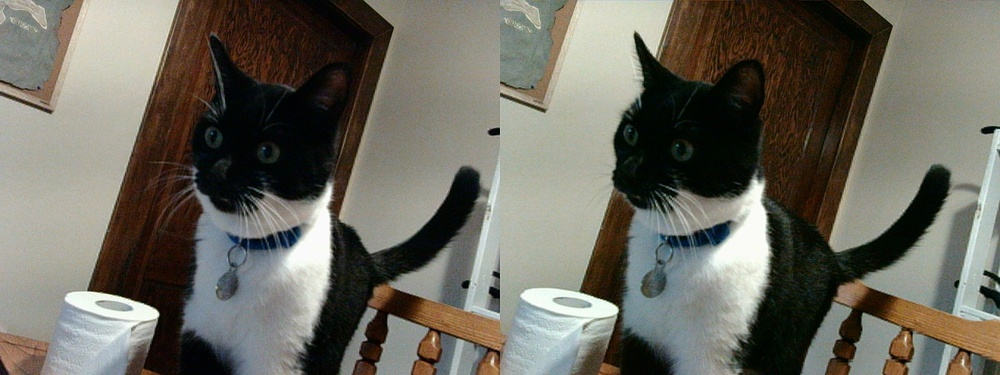
#> input picture images/cattest.jpg, 1000 x 375 px, shrunk from 2560 x 960 before the run
$ python anothertest.py
#> lines starting #> are read from the running program, lines starting #| are printed output that depends on the picture
import numpy as np
import cv2 as cv
from matplotlib import pyplot as plt


def drawlines(img1,img2,lines,pts1,pts2):
    r,c = img1.shape
    img1 = cv.cvtColor(img1,cv.COLOR_GRAY2BGR)
    img2 = cv.cvtColor(img2,cv.COLOR_GRAY2BGR)
    for r,pt1,pt2 in zip(lines,pts1,pts2):
        color = tuple(np.random.randint(0,255,3).tolist())
        x0,y0 = map(int, [0, -r[2]/r[1] ])
        x1,y1 = map(int, [c, -(r[2]+r[0]*c)/r[1] ])
        img1 = cv.line(img1, (x0,y0), (x1,y1), color,1)
        img1 = cv.circle(img1,tuple(pt1),5,color,-1)
        img2 = cv.circle(img2,tuple(pt2),5,color,-1)
    return img1,img2

def Process():

    img = cv.imread("./images/cattest.jpg", 0)
    print(len(img), len(img[0]))
#| 375 1000
    # imgG = cv.imread('images/othertest1.jpg', 0)
    # imgD = cv.imread('images/othertest2.jpg', 0)

    moitier = len(img[0])/2
#> moitier = 500
    imgG = img[:, :int(moitier)]
    imgD = img[:, int(moitier):]

    sift = cv.SIFT_create()
    keypointsG, des1 = sift.detectAndCompute(imgG,None)
#> keypointsG = 543 keypoints; strongest (x, y, size): (143, 315, 18.9), (309, 262, 34.3), (466, 284, 5.3), (291, 237, 13.7)
    keypointsD, des2 = sift.detectAndCompute(imgD,None)
#> keypointsD = 556 keypoints; strongest (x, y, size): (244, 258, 45.3), (257, 189, 12), (251, 209, 27.3), (219, 233, 14.9)
    # FLANN parameters
    FLANN_INDEX_KDTREE = 1
    index_params = dict(algorithm = FLANN_INDEX_KDTREE, trees = 5)
    search_params = dict(checks=100)
    flann = cv.FlannBasedMatcher(index_params,search_params)
    matches = flann.knnMatch(des1,des2,k=2)
#> matches = 543 matches
    pointsG = []
    pointsD = []
    # ratio test as per Lowe's paper
    for i,(m,n) in enumerate(matches):
        if m.distance < 0.8*n.distance:
            pointsD.append(keypointsD[m.trainIdx].pt)
            pointsG.append(keypointsG[m.queryIdx].pt)
#> after the loop, pointsD = 144 pairs, first value 5.91 to 483, second value 5.18 to 369.6; pointsG = 144 pairs, first value 7.03 to 490.5, second value 5.31 to 369.9
    pointsG = np.int32(pointsG)
#> pointsG = 144 pairs, first value 7 to 490, second value 5 to 369
    pointsD = np.int32(pointsD)
#> pointsD = 144 pairs, first value 5 to 483, second value 5 to 369
    F, mask = cv.findFundamentalMat(pointsG,pointsD,cv.RANSAC, 3)
#> F = [[2.97e-06, -0.000207, 0.0275], [0.000393, -0.000142, -1.43], [-0.0727, 1.45, 1]]; mask = 144 values, max 1 at index 0, min 0 at index 7, mean 0.597
    print(F)
#| [[ 2.96949412e-06 -2.07336483e-04  2.75485503e-02]
#|  [ 3.92749518e-04 -1.41902032e-04 -1.43261309e+00]
#|  [-7.27360909e-02  1.44677008e+00  1.00000000e+00]]
    # We select only inlier points
    pointsG = pointsG[mask.ravel()==1]
#> pointsG = 86 pairs, first value 7 to 490, second value 16 to 369
    pointsD = pointsD[mask.ravel()==1]
#> pointsD = 86 pairs, first value 5 to 481, second value 18 to 369

    # Find epilines corresponding to points in right image (second image) and
    # drawing its lines on left image
    lignes = cv.computeCorrespondEpilines(pointsD.reshape(-1,1,2), 2,F)
#> lignes = 86 rows, first 8: [-0.0231, 1, -100.2], [-0.0247, 1, -94.16], [-0.0274, 1, -84.1], [-0.0452, 0.999, -18.06], [-0.0452, 0.999, -18.06], [-0.0272, 1, -85.09], [-0.0247, 1, -94.16], [-0.0455, 0.999, -16.8]
    lignes = lignes.reshape(-1,3)
    img5,img6 = drawlines(imgG,imgD,lignes,pointsG,pointsD)
#> the loop in drawlines, `for r,pt1,pt2 in zip(lines,pts1,pts2):` made 86 passes
#> (r, pt1, pt2, color, y0, y1) on passes 1 to 6: ([-0.0231, 1, -100.2], [7, 99], [10, 101], (172, 47, 117), 100, 111), ([-0.0247, 1, -94.16], [10, 93], [13, 95], (192, 67, 251), 94, 106), ([-0.0274, 1, -84.1], [11, 84], [6, 85], (195, 103, 9), 84, 97), ([-0.0452, 0.999, -18.06], [11, 18], [5, 19], (211, 21, 242), 18, 40), ([-0.0452, 0.999, -18.06], [11, 18], [5, 19], (36, 87, 70), 18, 40), ([-0.0272, 1, -85.09], [14, 86], [10, 86], (216, 88, 140), 85, 98)
#> pass 1, in drawlines, `img1 = cv.line(img1, (x0,y0), (x1,y1), color,1)`:
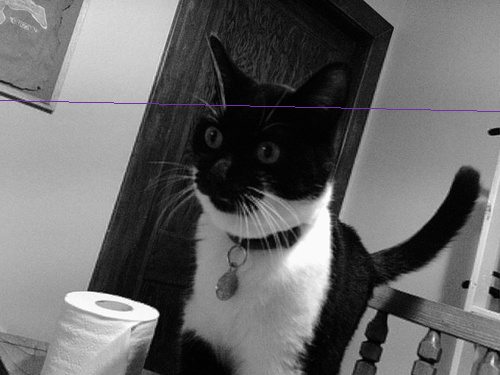
#> img1: shape (375, 500, 3); mean B, G, R 104.2, 103.8, 104
#> after the loop in drawlines, `for r,pt1,pt2 in zip(lines,pts1,pts2):`:
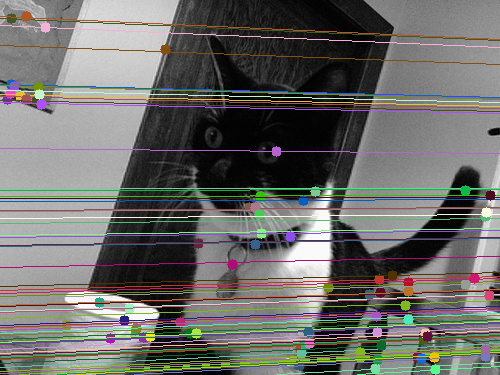
#> img1: shape (375, 500, 3); mean B, G, R 104, 107.4, 107.7
#> after the loop in drawlines, `for r,pt1,pt2 in zip(lines,pts1,pts2):`:
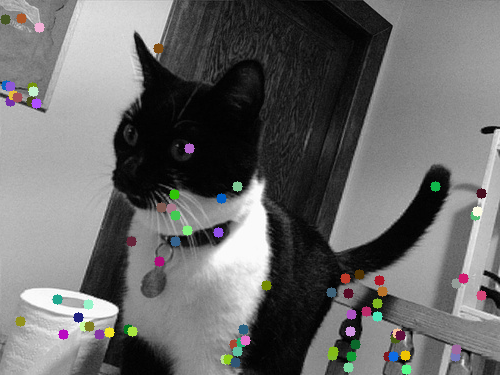
#> img2: shape (375, 500, 3); mean B, G, R 105.6, 106, 106.1


    r,c = imgG.shape
    imgG = cv.cvtColor(imgG,cv.COLOR_GRAY2BGR)
    imgD = cv.cvtColor(imgD,cv.COLOR_GRAY2BGR)
    for r,pt1,pt2 in zip(lignes,pointsG,pointsD):
        color = tuple(np.random.randint(0,255,3).tolist())
        x0,y0 = map(int, [0, -r[2]/r[1] ])
        x1,y1 = map(int, [c, -(r[2]+r[0]*c)/r[1] ])
        imgG = cv.line(imgG, (x0,y0), (x1,y1), color,1)
        imgG = cv.circle(imgG,tuple(pt1),5,color,-1)
        imgD = cv.circle(imgD,tuple(pt2),5,color,-1)
#> this loop made 86 passes
#> (r, pt1, pt2, color, y0, y1) on passes 1, 2, 4, 5, 6, 7: ([-0.0231, 1, -100.2], [7, 99], [10, 101], (184, 152, 79), 100, 111), ([-0.0247, 1, -94.16], [10, 93], [13, 95], (41, 18, 40), 94, 106), ([-0.0452, 0.999, -18.06], [11, 18], [5, 19], (166, 111, 93), 18, 40), ([-0.0452, 0.999, -18.06], [11, 18], [5, 19], (249, 129, 223), 18, 40), ([-0.0272, 1, -85.09], [14, 86], [10, 86], (118, 44, 216), 85, 98), ([-0.0247, 1, -94.16], [20, 96], [13, 95], (125, 24, 67), 94, 106)
#> pass 1, in Process, `imgG = cv.line(imgG, (x0,y0), (x1,y1), color,1)`:
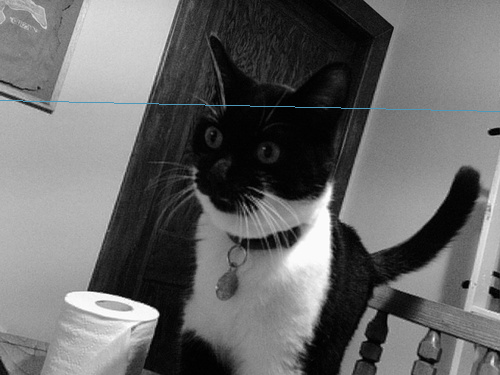
#> imgG: shape (375, 500, 3); mean B, G, R 104.2, 104.1, 103.9
#> after the loop:
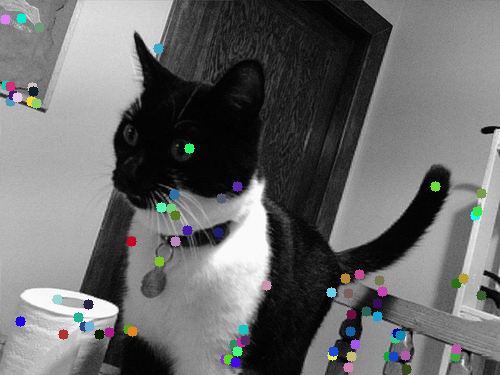
#> imgD: shape (375, 500, 3); mean B, G, R 106.2, 106, 105.4
#> after the loop:
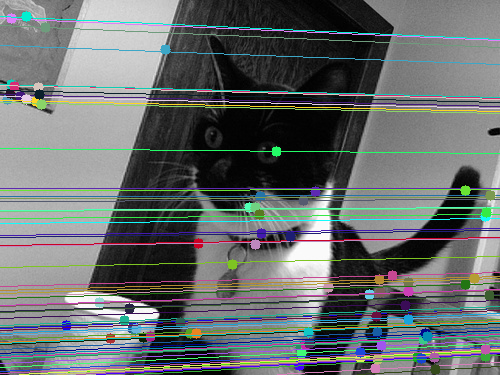
#> imgG: shape (375, 500, 3); mean B, G, R 108.4, 108.5, 103.4


    flann = cv.FlannBasedMatcher(index_params,search_params)
    matches = flann.knnMatch(des1,des2,k=2)


    res = cv.hconcat([img5, img6])
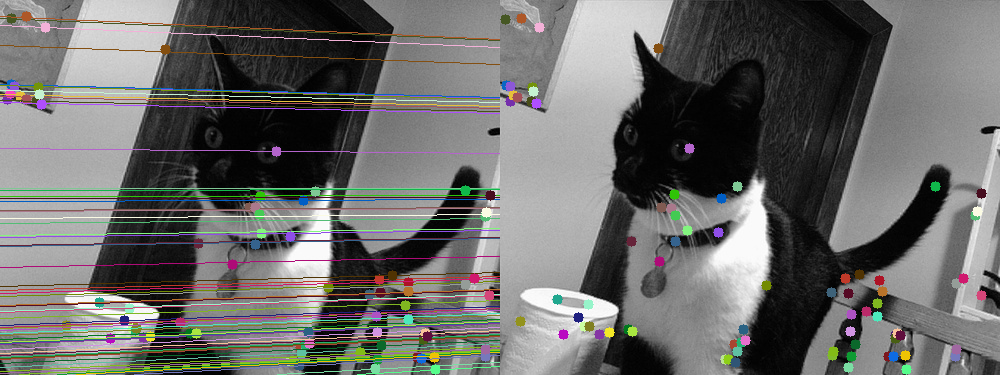
#> res: shape (375, 1000, 3); mean B, G, R 104.8, 106.7, 106.9
    cv.imshow("resultat", res)
    cv.waitKey(0)


if __name__ == "__main__":
    #F = Calibrationnage()
    #print(F)
    F= "f"
    Process()

$ run again, with images/WIN_20210722_20_04_39_Pro.jpg copied over images/cattest.jpg
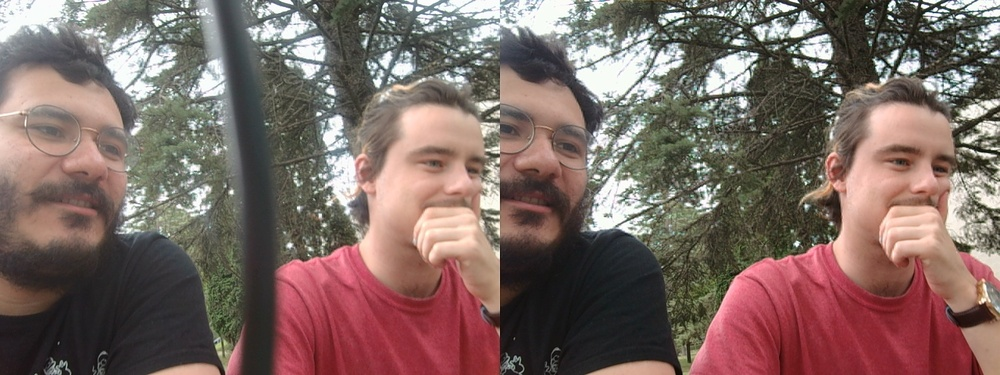
#> input picture images/WIN_20210722_20_04_39_Pro.jpg, 1000 x 375 px, shrunk from 2560 x 960 before the run
#| 375 1000
#> moitier = 500
#> keypointsG = 1603 keypoints; strongest (x, y, size): (382, 19, 3.2), (385, 5, 3), (318, 114, 3.1), (299, 208, 2.8)
#> keypointsD = 2274 keypoints; strongest (x, y, size): (390, 17, 3), (337, 89, 5.1), (424, 6, 3.3), (416, 4, 2.7)
#> matches = 1603 matches
#> after the loop in Process, `for i,(m,n) in enumerate(matches):`: pointsD = 245 pairs, first value 11.34 to 496.6, second value 4.11 to 364.2; pointsG = 245 pairs, first value 25.84 to 488.8, second value 5.14 to 368.8
#> in Process, `pointsG = np.int32(pointsG)`: pointsG = 245 pairs, first value 25 to 488, second value 5 to 368
#> in Process, `pointsD = np.int32(pointsD)`: pointsD = 245 pairs, first value 11 to 496, second value 4 to 364
#> F = [[-1.58e-06, 0.00125, -0.289], [-0.00125, 0.000125, -0.965], [0.287, 0.926, 1]]; mask = 245 values, max 1 at index 3, min 0 at index 0, mean 0.845
#| [[-1.58005292e-06  1.24621472e-03 -2.89173131e-01]
#|  [-1.24775988e-03  1.25484294e-04 -9.64537379e-01]
#|  [ 2.86750687e-01  9.26037390e-01  1.00000000e+00]]
#> in Process, `pointsG = pointsG[mask.ravel()==1]`: pointsG = 207 pairs, first value 57 to 488, second value 5 to 368
#> in Process, `pointsD = pointsD[mask.ravel()==1]`: pointsD = 207 pairs, first value 11 to 496, second value 4 to 364
#> lignes = 207 rows, first 8: [-0.16, 0.987, -348.3], [-0.159, 0.987, -347.6], [-0.166, 0.986, -352], [0.25, 0.968, -36.54], [0.258, 0.966, -29.78], [0.26, 0.966, -28.5], [-0.00277, 1, -233.2], [-0.00277, 1, -233.2]
#> the loop in drawlines, `for r,pt1,pt2 in zip(lines,pts1,pts2):` made 207 passes
#> (r, pt1, pt2, color, y0, y1) on passes 1 to 3: ([-0.16, 0.987, -348.3], [57, 363], [11, 358], (172, 47, 117), 352, 434), ([-0.159, 0.987, -347.6], [62, 363], [16, 358], (192, 67, 251), 352, 432), ([-0.166, 0.986, -352], [62, 368], [15, 363], (195, 103, 9), 356, 440)
#> the loop in Process, `for r,pt1,pt2 in zip(lignes,pointsG,pointsD):` made 207 passes
#> (r, pt1, pt2, color, y0, y1) on passes 1 to 3: ([-0.16, 0.987, -348.3], [57, 363], [11, 358], (140, 228, 58), 352, 434), ([-0.159, 0.987, -347.6], [62, 363], [16, 358], (129, 113, 128), 352, 432), ([-0.166, 0.986, -352], [62, 368], [15, 363], (39, 24, 186), 356, 440)
#> in Process, `res = cv.hconcat([img5, img6])`:
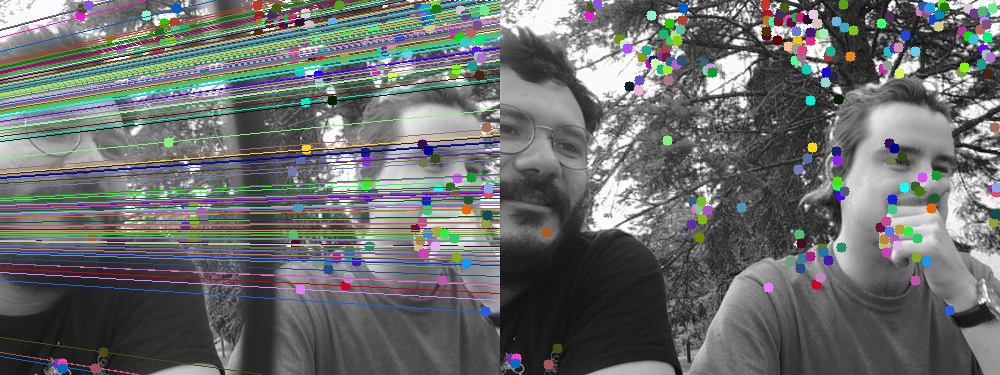
#> res: shape (375, 1000, 3); mean B, G, R 108.4, 108.9, 106.1
